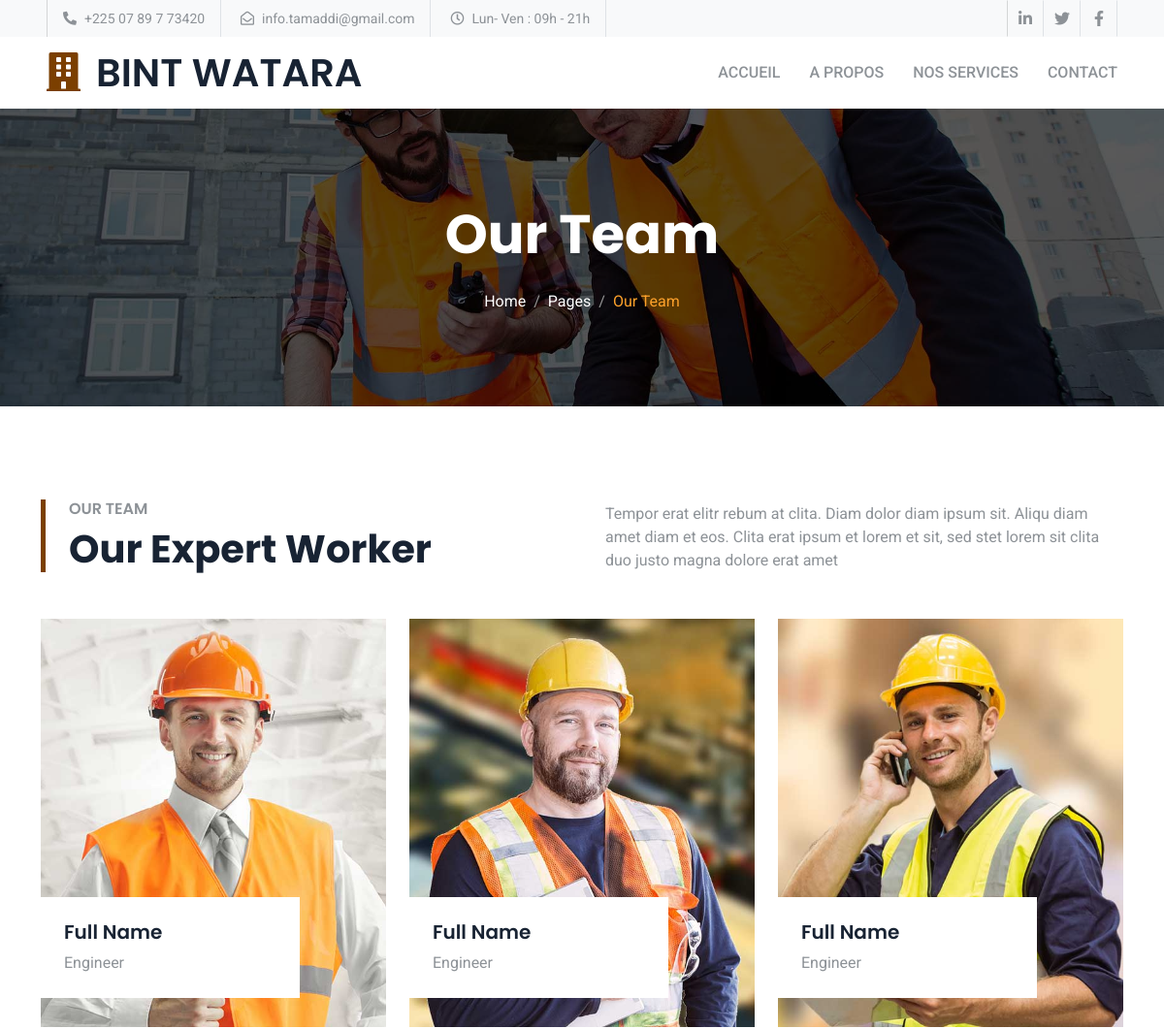
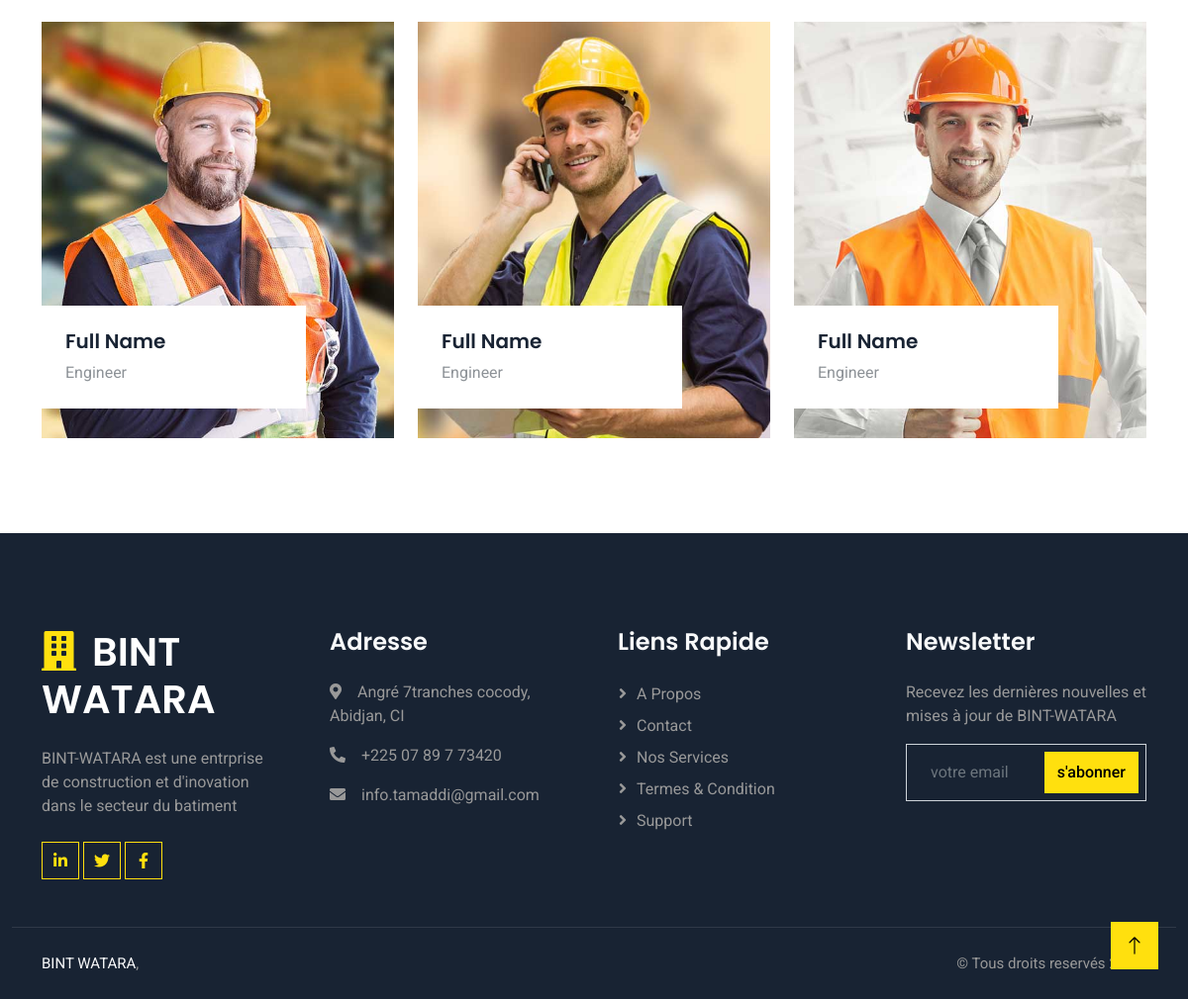
Screenshot of /notre-equipe with the database file from the repository (2 pictures, top to bottom).
### app/models.py (models this page shows, shortened)
class Convention(models.Model):
    publish = models.BooleanField(default=True)
    date_add = models.DateField(auto_now=False, auto_now_add=True)
    date_update = models.DateField(auto_now=True, auto_now_add=False)
    class Meta:
        abstract = True

class Web(Convention):
    name = models.CharField(max_length=50)
    email = models.EmailField(max_length=254)
    phone = models.CharField(max_length=50)
    location = models.CharField(max_length=250)
    opening = models.CharField(max_length=250)
    class Meta:
        verbose_name = "Info du site"
        verbose_name_plural = "Infos du site"

class Social(Convention):
    name = models.CharField(max_length=250)
    icon = models.CharField(max_length=250)
    link = models.URLField(max_length=200)
    class Meta:
        verbose_name = 'réseau social'
        verbose_name_plural = 'réseau sociaux'

### app/views.py (the view)
# urls.py: path('notre-equipe', team, name='team'),
def team(request):
    get_infos_web = get_info_web({'publish': True})
    get_sociaux = get_social({'publish': True})
    template = 'app/team.html'
    context = {
        'page':{
            'title': 'BINT-WATARA | Notre équipe',
            'text_description': 'Solutions de construction et de rénovation'
        },
        'get_infos_web': get_infos_web,
        'get_sociaux': get_sociaux,
        'is_active': True,
    }
    return render(request, template, context)

### app/functions.py (called while the page is built)
def get_info_web(data=dict()):
    return Web.objects.filter(**data).first()

def get_social(data=dict()):
    return Social.objects.filter(**data)

### app/templates/app/team.html
{% extends 'app/layout/base.html'%}
{% load static %}
{% block content %}
    <div
      class="container-fluid page-header py-5 mb-5 wow fadeIn"
      data-wow-delay="0.1s"
    >
      <div class="container text-center py-5">
        <h1 class="display-4 text-white animated slideInDown mb-4">Our Team</h1>
        <nav aria-label="breadcrumb animated slideInDown">
          <ol class="breadcrumb justify-content-center mb-0">
            <li class="breadcrumb-item">
              <a class="text-white" href="#">Home</a>
            </li>
            <li class="breadcrumb-item">
              <a class="text-white" href="#">Pages</a>
            </li>
            <li class="breadcrumb-item text-primary active" aria-current="page">
              Our Team
            </li>
          </ol>
        </nav>
      </div>
    </div>
    <div class="container-xxl py-5">
      <div class="container">
        <div class="row g-5 align-items-end mb-5">
          <div class="col-lg-6 wow fadeInUp" data-wow-delay="0.1s">
            <div class="border-start border-5 border-primary ps-4">
              <h6 class="text-body text-uppercase mb-2">Our Team</h6>
              <h1 class="display-6 mb-0">Our Expert Worker</h1>
            </div>
          </div>
          <div class="col-lg-6 wow fadeInUp" data-wow-delay="0.3s">
            <p class="mb-0">
              Tempor erat elitr rebum at clita. Diam dolor diam ipsum sit. Aliqu
              diam amet diam et eos. Clita erat ipsum et lorem et sit, sed stet
              lorem sit clita duo justo magna dolore erat amet
            </p>
          </div>
        </div>
        <div class="row g-4">
          <div class="col-lg-4 col-md-6 wow fadeInUp" data-wow-delay="0.1s">
            <div class="team-item position-relative">
              <img class="img-fluid" src="img/team-1.jpg" alt="" />
              <div class="team-text bg-white p-4">
                <h5>Full Name</h5>
                <span>Engineer</span>
              </div>
            </div>
          </div>
          <div class="col-lg-4 col-md-6 wow fadeInUp" data-wow-delay="0.3s">
            <div class="team-item position-relative">
              <img class="img-fluid" src="img/team-2.jpg" alt="" />
              <div class="team-text bg-white p-4">
                <h5>Full Name</h5>
                <span>Engineer</span>
              </div>
            </div>
          </div>
          <div class="col-lg-4 col-md-6 wow fadeInUp" data-wow-delay="0.5s">
            <div class="team-item position-relative">
              <img class="img-fluid" src="img/team-3.jpg" alt="" />
              <div class="team-text bg-white p-4">
                <h5>Full Name</h5>
                <span>Engineer</span>
              </div>
            </div>
          </div>
          <div class="col-lg-4 col-md-6 wow fadeInUp" data-wow-delay="0.1s">
            <div class="team-item position-relative">
              <img class="img-fluid" src="img/team-2.jpg" alt="" />
              <div class="team-text bg-white p-4">
                <h5>Full Name</h5>
                <span>Engineer</span>
              </div>
            </div>
          </div>
          <div class="col-lg-4 col-md-6 wow fadeInUp" data-wow-delay="0.3s">
            <div class="team-item position-relative">
              <img class="img-fluid" src="img/team-3.jpg" alt="" />
              <div class="team-text bg-white p-4">
                <h5>Full Name</h5>
                <span>Engineer</span>
              </div>
            </div>
          </div>
          <div class="col-lg-4 col-md-6 wow fadeInUp" data-wow-delay="0.5s">
            <div class="team-item position-relative">
              <img class="img-fluid" src="img/team-1.jpg" alt="" />
              <div class="team-text bg-white p-4">
                <h5>Full Name</h5>
                <span>Engineer</span>
              </div>
            </div>
          </div>
        </div>
      </div>
    </div>
    {% endblock content %}

### app/templates/app/layout/base.html (shortened to what this page needs)
{% load static %}
<!DOCTYPE html>
<html lang="fr">
  <head>
    <link
      href="https://cdnjs.cloudflare.com/ajax/libs/font-awesome/5.10.0/css/all.min.css"
      rel="stylesheet"
    />
    <link
      href="https://cdn.jsdelivr.net/npm/bootstrap-icons@1.4.1/font/bootstrap-icons.css"
      rel="stylesheet"
    />
    <link href="{% static 'app/lib/animate/animate.min.css' %}" rel="stylesheet" />
    <link href="{% static 'app/lib/owlcarousel/assets/owl.carousel.min.css' %}" rel="stylesheet" />
    <link href="{% static 'app/css/bootstrap.min.css' %}" rel="stylesheet" />
    <link href="{% static 'app/css/style.css' %}" rel="stylesheet" />
  </head>
  <body>
    <div class="container-fluid bg-light p-0">
      <div class="row gx-0 d-none d-lg-flex">
        <div class="col-lg-7 px-5 text-start">
          <div
            class="h-100 d-inline-flex align-items-center border-start-1 border-end px-3"
          >
            <small class="fa fa-phone-alt me-2"></small>
            <small>{{get_infos_web.phone}}</small>
          </div>
          <div class="h-100 d-inline-flex align-items-center border-end px-3">
            <small class="far fa-envelope-open me-2"></small>
            <small>{{get_infos_web.email}}</small>
          </div>
          <div class="h-100 d-inline-flex align-items-center border-end px-3">
            <small class="far fa-clock me-2"></small>
            <small>{{get_infos_web.opening}}</small>
          </div>
        </div>
        <div class="col-lg-5 px-5 text-end">
          <div class="h-100 d-inline-flex align-items-center">
            {% for social in get_sociaux %}
            <a class="btn btn-square border-end {% if forloop.counter0 %}  {% else %}border-start-1{% endif %}" href="{{social.link}}">
              <i class="{{social.icon}}"></i>
            </a>
            {% endfor %}
          </div>
        </div>
      </div>
    </div>
    <nav
      class="navbar navbar-expand-lg bg-white navbar-light sticky-top px-4 px-lg-5 py-lg-0"
    >
      <a href="{% url 'welcome' %}" class="navbar-brand d-flex align-items-center">
        <h1 class="m-0">
          <i class="fa fa-building me-3" style="color: #7B3F00"></i>{{get_infos_web.name}}
        </h1>
      </a>
      <div class="collapse navbar-collapse" id="navbarCollapse">
        <div class="navbar-nav ms-auto py-3 py-lg-0">
          <a href="{% url 'welcome' %}" class="nav-item nav-link {% if is_home %}active{% endif %} ">Accueil</a>
          <a href="{% url 'about' %}" class="nav-item nav-link  {% if is_about %}active{% endif %}">A Propos</a>
          <a href="{% url 'service' %}" class="nav-item nav-link  {% if is_service %}active{% endif %}">Nos Services</a>
          <a href="{% url 'contact' %}" class="nav-item nav-link {% if is_contact %}active{% endif %}">Contact</a>
        </div>
      </div>
    </nav>
    {% block content %}
    {% endblock content %}
   <div
   class="container-fluid bg-dark footer mt-5 pt-5 wow fadeIn"
   data-wow-delay="0.1s"
 >
   <div class="container py-5">
     <div class="row g-5">
       <div class="col-lg-3 col-md-6">
         <h1 class="text-white mb-4">
           <i class="fa fa-building me-3" style="color:  #FFE00E "></i>{{get_infos_web.name}}
         </h1>
         <p>
           BINT-WATARA est une entrprise de construction et d'inovation dans le secteur du batiment
         </p>
         <div class="d-flex pt-2">
          {% for social in get_sociaux %}
           <a class="btn btn-square btn-outline-primary me-1 btn-social" href="{{social.link}}"
             ><i class="{{social.icon}}"></i
           ></a>
           {% endfor %}
         </div>
       </div>
       <div class="col-lg-3 col-md-6">
         <h4 class="text-light mb-4">Adresse</h4>
         <p>
           <i class="fa fa-map-marker-alt me-3"></i>{{get_infos_web.location}}
         </p>
         <p><i class="fa fa-phone-alt me-3"></i>{{get_infos_web.phone}}</p>
         <p><i class="fa fa-envelope me-3"></i>{{get_infos_web.email}}</p>
       </div>
       <div class="col-lg-3 col-md-6">
         <h4 class="text-light mb-4">Liens Rapide</h4>
         <a class="btn btn-link" href="{% url 'about' %}">A propos</a>
         <a class="btn btn-link" href="{% url 'contact' %}">Contact</a>
         <a class="btn btn-link" href="{% url 'service' %}">Nos Services</a>
         <a class="btn btn-link" href="">Termes & Condition</a>
         <a class="btn btn-link" href="">Support</a>
       </div>
       <div class="col-lg-3 col-md-6">
         <h4 class="text-light mb-4">Newsletter</h4>
         <p>Recevez les dernières nouvelles et mises à jour de BINT-WATARA</p>
         <div class="position-relative mx-auto" style="max-width: 400px">
          <form id="Newsletter" action="" method="post" enctype="multipart/form-data"> {% csrf_token %}
           <input
             class="form-control bg-transparent w-100 py-3 ps-4 pe-5"
             type="email"
             placeholder="votre email"
             v-model="email"
           />
           <button
             type="button"
             class="btn btn-primary py-2 position-absolute top-0 end-0 mt-2 me-2"  style=" background-color: #FFE00E; color: black;border-color: #FFE00E"
             @click.prevent='sendEmail'
           >
             s'abonner
           </button>
          </form>
         </div>
       </div>
     </div>
   </div>
   <div class="container-fluid copyright">
     <div class="container">
       <div class="row">
         <div class="col-md-6 text-center text-md-start mb-3 mb-md-0">
            <a href="#">{{get_infos_web.name}}</a>,
         </div>
         <div class="col-md-6 text-center text-md-end">
           &copy; Tous droits reservés 2022.
         </div>
       </div>
     </div>
   </div>
 </div>
 <a href="#" class="btn btn-lg btn-primary btn-lg-square back-to-top"
   ><i class="bi bi-arrow-up" style="color: black"></i
 ></a>
</body>
</html>

### app/static/app/css/style.css (style rules this page uses)
:root { --primary: #7B3F00; --secondary: #8D9297; --light: #F8F9FA; --dark: #182333; --primo: #FDA12B; --secondo: #FFE00E; }
.back-to-top { position: fixed; display: none; right: 30px; bottom: 30px; z-index: 99; background-color: var(--secondo) !important; border-color: var(--secondo); }
.border-start-1 { border-left: 1px solid #aeafaf7a !important; }
.border-start { border-left: 5px solid var(--primary) !important; }
.btn { font-weight: 500; transition: .5s; }
.btn.btn-primary, .btn.btn-outline-primary:hover { color: #FFFFFF; }
.btn-social { border-color: #FFE00E !important }
.btn-social i { color:#FFE00E }
.btn-square { width: 38px; height: 38px; }
.btn-lg-square { width: 48px; height: 48px; }
.btn-square, .btn-sm-square, .btn-lg-square { padding: 0; display: flex; align-items: center; justify-content: center; font-weight: normal; }
.navbar.sticky-top { top: -100px; transition: .5s; }
.navbar .navbar-nav .nav-link { margin-left: 30px; padding: 25px 0; color: var(--secondary); font-weight: 500; text-transform: uppercase; outline: none; }
.page-header { background: linear-gradient(rgba(0, 0, 0, .65), rgba(0, 0, 0, .65)), url(../img/carousel-1.jpg) center center no-repeat; background-size: cover; }
.page-header .breadcrumb-item+.breadcrumb-item::before { color: #999999; }
.team-text { position: absolute; width: 75%; bottom: 30px; left: 0; transition: .5s; }
.team-text * { transition: .5s; }
.footer { color: #999999; }
.footer .btn.btn-link { display: block; margin-bottom: 5px; padding: 0; text-align: left; color: #999999; font-weight: normal; text-transform: capitalize; transition: .3s; }
.footer .btn.btn-link::before { position: relative; content: "\f105"; font-family: "Font Awesome 5 Free"; font-weight: 900; color: #999999; margin-right: 10px; }
.footer .copyright { padding: 25px 0; font-size: 15px; border-top: 1px solid rgba(256, 256, 256, .1); }
.footer .copyright a { color: var(--light); }

### rows the page displays
Web: phone "+225 07 89 7 73420", email "info.tamaddi@gmail.com", opening "Lun- Ven : 09h - 21h", name "BINT WATARA", location "Angré 7tranches cocody, Abidjan, CI"
